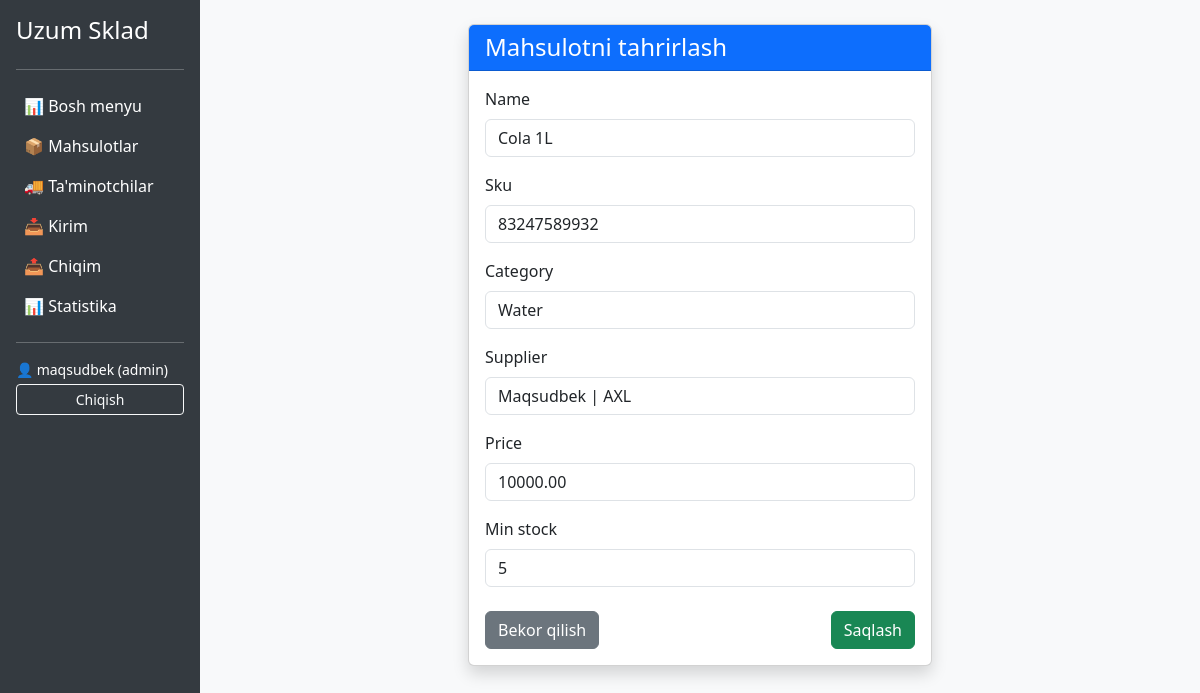
Screenshot of /products/edit/1/ (signed in) with the database file from the repository.
### accounts/models.py (models this page shows, shortened)
class CustomUser(AbstractUser):
    ROLE_CHOICES = (
        ('admin', 'Admin'),
        ('client', 'Client')
    )
    role = models.CharField(max_length = 10, choices = ROLE_CHOICES, default = 'client')
    created_at = models.DateTimeField(auto_now_add = True)

### products/models.py (models this page shows, shortened)
class Product(models.Model):
    name = models.CharField(max_length=100)
    sku = models.CharField(max_length=50, unique = True)
    category = models.CharField(max_length=100)
    supplier = models.ForeignKey('suppliers.Supplier', on_delete=models.CASCADE, related_name='products')
    stock = models.IntegerField(default = 0)
    price = models.DecimalField(max_digits=10, decimal_places=2)
    min_stock = models.IntegerField(default = 10)
    created_at = models.DateTimeField(auto_now_add=True)

### products/views.py (the view)
# urls.py: path('products/edit/<int:pk>/', product_edit, name='product_edit'),
@login_required
def product_edit(request, pk):
    product = get_object_or_404(Product, pk=pk)
    if request.method == 'POST':
        form = ProductForm(request.POST, instance=product)
        if form.is_valid():
            form.save()
            return redirect('product_list')
    else:
        form = ProductForm(instance=product)
    return render(request, 'products/product_form.html', {'form': form, 'title': 'Mahsulotni tahrirlash'})

### products/forms.py
class ProductForm(forms.ModelForm):
    class Meta:
        model = Product
        fields = [
            'name',
            'sku',
            'category',
            'supplier',
            'price',
            'min_stock'
        ]
        widgets = {
            'name':forms.TextInput(attrs={'class':'form-control'}),
            'sku':forms.TextInput(attrs={'class':'form-control'}),
            'category':forms.TextInput(attrs={'class':'form-control'}),
            'supplier':forms.Select(attrs={'class':'form-control'}),
            'price':forms.NumberInput(attrs={'class':'form-control'}),
            'min_stock':forms.NumberInput(attrs={'class':'form-control'})
        }

### suppliers/models.py (called while the page is built)
    def __str__(self):
        return f"{self.name} | {self.company}"

### templates/products/product_form.html (shortened to what this page needs)
{% extends 'base.html' %}
{% block content %}
<div class="row justify-content-center">
    <div class="col-md-6">
        <div class="card shadow">
            <div class="card-header bg-primary text-white">
                <h4 class="mb-0">{{ title }}</h4>
            </div>
            <div class="card-body">
                <form method="post">
                    {% for field in form %}
                    <div class="mb-3">
                        <label class="form-label">{{ field.label }}</label>
                        {{ field }}
                    </div>
                    {% endfor %}
                    <div class="d-flex justify-content-between mt-4">
                        <a href="{% url 'product_list' %}" class="btn btn-secondary">Bekor qilish</a>
                        <button type="submit" class="btn btn-success">Saqlash</button>
                    </div>
                </form>
            </div>
        </div>
    </div>
</div>
{% endblock %}

### templates/base.html (shortened to what this page needs)
<!DOCTYPE html>
<html lang="uz">
<head>
    <link href="https://cdn.jsdelivr.net/npm/bootstrap@5.3.0/dist/css/bootstrap.min.css" rel="stylesheet">
</head>
<body>
<div class="container-fluid">
    <div class="row">
<div class="col-md-2 sidebar p-3 text-white" style="background-color: #343a40; min-height: 100vh;">
    <h4 class="mb-4">Uzum Sklad</h4>
    <hr>
    <a href="{% url 'dashboard' %}" class="d-block text-white text-decoration-none p-2 hover-effect">
        📊 Bosh menyu
    </a>
    <a href="{% url 'product_list' %}" class="d-block text-white text-decoration-none p-2 hover-effect">
        📦 Mahsulotlar
    </a>
    {% if user.role == 'admin' %}
        <a href="{% url 'supplier_list' %}" class="d-block text-white text-decoration-none p-2 hover-effect">
            🚚 Ta'minotchilar
        </a>
        <a href="{% url 'stock_in_list' %}" class="d-block text-white text-decoration-none p-2 hover-effect">
            📥 Kirim
        </a>
        <a href="{% url 'stock_out_list' %}" class="d-block text-white text-decoration-none p-2 hover-effect">
            📤 Chiqim
        </a>
        <a href="{% url 'statistics' %}" class="d-block text-white text-decoration-none p-2 hover-effect">
            📊 Statistika
        </a>
    {% endif %}
    <hr>
    {% if user.is_authenticated %}
        <div class="mt-3">
            <p class="small mb-1">👤 {{ user.username }} ({{ user.role }})</p>
            <form action="{% url 'logout' %}" method="post">
                <button type="submit" class="btn btn-outline-light btn-sm w-100">Chiqish</button>
            </form>
        </div>
    {% else %}
        <a href="{% url 'login' %}" class="btn btn-primary w-100">Kirish</a>
    {% endif %}
</div>
        <div class="col-md-10 p-4">
            {% block content %}
            {% endblock %}
        </div>
    </div>
</div>
</body>
</html>

### templates/base.html (style rules this page uses)
body { background-color: #f8f9fa; }
.sidebar { min-height: 100vh; background-color: #343a40; color: white; }
.sidebar a { color: white; text-decoration: none; padding: 10px; display: block; }

### rows the page displays
CustomUser: username "maqsudbek", role "admin"
Product: form "Cola 1L" "83247589932" "Water" "Maqsudbek | AXL" "10000.00" "5"

### other values shown
{{ title }} "Mahsulotni tahrirlash"
{{ field.label }} "Name" "Sku" "Category" "Supplier" "Price" "Min stock"
